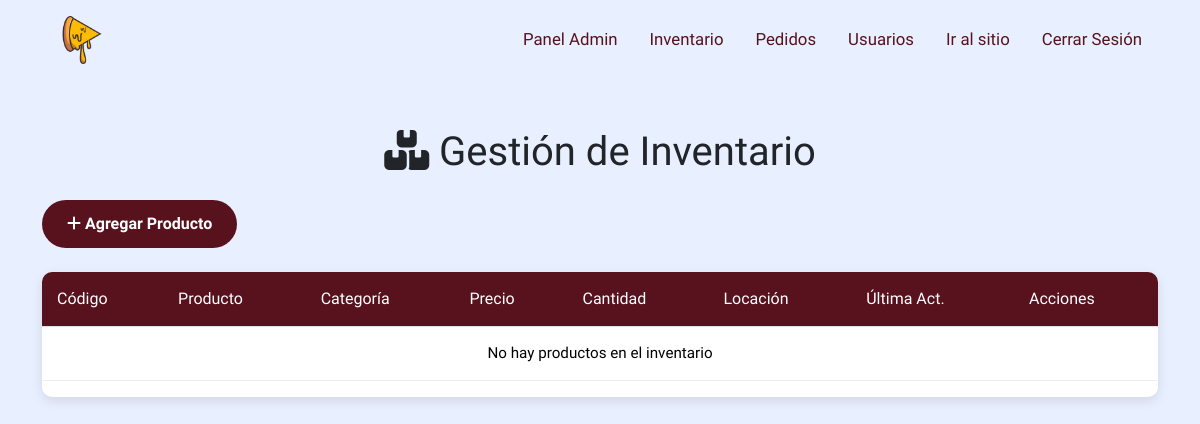
/inventario.php (signed in), run on an earlier commit of the app's database.
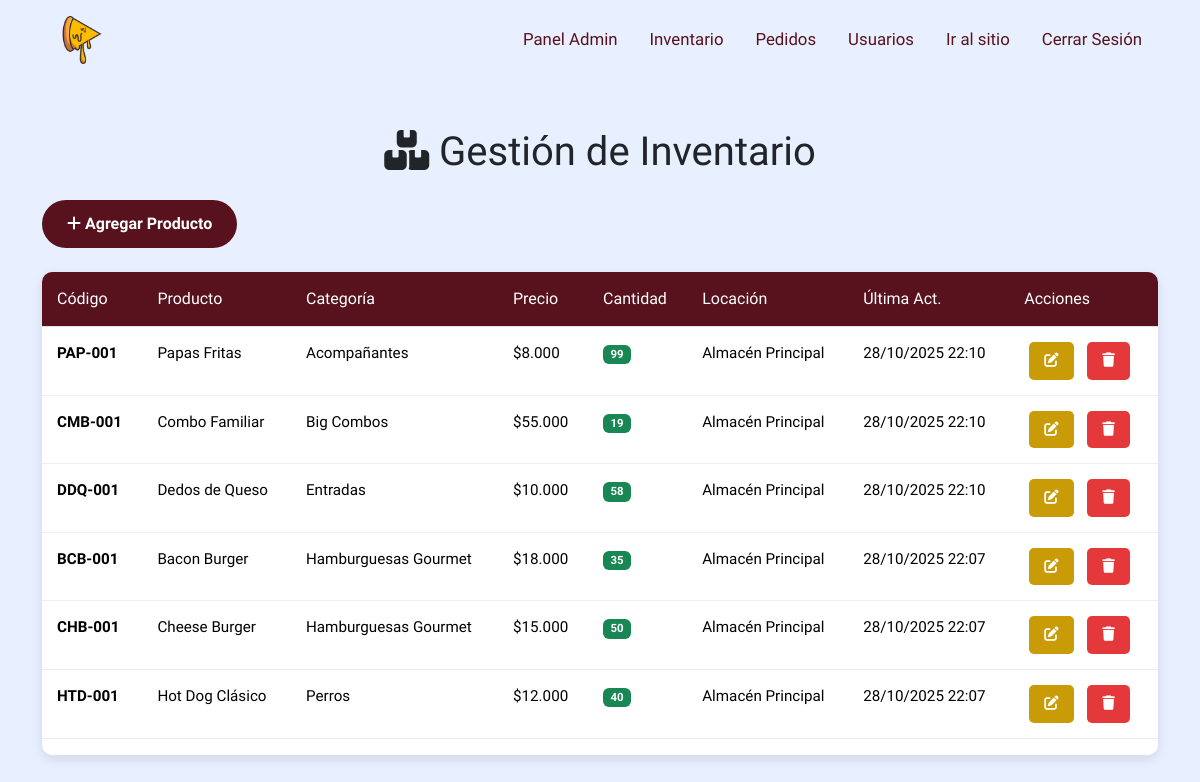
And on a later commit of the database.
### tables this page shows
CREATE TABLE `inventario` (
  `id_inventario` int(11) NOT NULL,
  `id_producto` int(11) NOT NULL,
  `codigo_articulo` varchar(50) NOT NULL,
  `cantidad` int(11) NOT NULL DEFAULT 0,
  `locacion` varchar(100) NOT NULL,
  `fecha_actualizacion` timestamp NOT NULL DEFAULT current_timestamp() ON UPDATE current_timestamp()
);

CREATE TABLE `productos` (
  `id_producto` int(11) NOT NULL,
  `nombre_producto` varchar(200) NOT NULL,
  `descripcion` text DEFAULT NULL,
  `precio` decimal(10,2) NOT NULL,
  `categoria` varchar(100) NOT NULL,
  `imagen` varchar(255) DEFAULT NULL,
  `estado` tinyint(1) DEFAULT 1,
  `fecha_creacion` timestamp NOT NULL DEFAULT current_timestamp()
);

### inventario.php (the view, shortened to what this page needs)
<?php
include('libs.php');
$mysqli = bd_conection();
$sql_inventario = "SELECT i.*, p.nombre_producto, p.precio, p.categoria
                   FROM inventario i
                   INNER JOIN productos p ON i.id_producto = p.id_producto
                   ORDER BY p.categoria, p.nombre_producto";
$result_inventario = $mysqli->query($sql_inventario);
?>
<!DOCTYPE html>
<html lang="es">
<head>
    <link href="https://cdn.jsdelivr.net/npm/bootstrap@5.3.8/dist/css/bootstrap.min.css" rel="stylesheet">
    <link rel="stylesheet" href="assets/css/styles.css">
</head>
<body>
    <header>
        <div class="container">
            <div class="row">
                <div class="col-12">
                    <div class="info-header">
                        <nav class="d-flex justify-content-between align-items-center">
                            <div class="main-logo"></div>
                            <ul class="d-flex align-items-center">
                                <li><a href="main_admin.php" class="px-3">Panel Admin</a></li>
                                <li><a href="inventario.php" class="px-3">Inventario</a></li>
                                <li><a href="pedidos.php" class="px-3">Pedidos</a></li>
                                <li><a href="usuarios.php" class="px-3">Usuarios</a></li>
                                <li><a href="index.php" class="px-3">Ir al sitio</a></li>
                                <li><a href="log_out.php" class="px-3">Cerrar Sesión</a></li>
                            </ul>
                        </nav>
                    </div>
                </div>
            </div>
        </div>
    </header>
    <div class="container my-5">
        <div class="row">
            <div class="col-12">
                <h1 class="text-center mb-4"><i class="fa-solid fa-boxes-stacked"></i> Gestión de Inventario</h1>
                <div class="mb-4">
                    <button class="btn-primary" data-bs-toggle="modal" data-bs-target="#modalAgregar">
                        <i class="fa-solid fa-plus"></i> Agregar Producto
                    </button>
                </div>
                <div class="table-inventory">
                    <table class="table">
                        <thead>
                            <tr>
                                <th>Código</th>
                                <th>Producto</th>
                                <th>Categoría</th>
                                <th>Precio</th>
                                <th>Cantidad</th>
                                <th>Locación</th>
                                <th>Última Act.</th>
                                <th>Acciones</th>
                            </tr>
                        </thead>
                        <tbody>
                            <?php if ($result_inventario && $result_inventario->num_rows > 0): ?>
                                <?php while ($item = $result_inventario->fetch_assoc()): ?>
                                <tr>
                                    <td><strong><?php echo htmlspecialchars($item['codigo_articulo']); ?></strong></td>
                                    <td><?php echo htmlspecialchars($item['nombre_producto']); ?></td>
                                    <td><?php echo htmlspecialchars($item['categoria']); ?></td>
                                    <td>$<?php echo number_format($item['precio'], 0, ',', '.'); ?></td>
                                    <td>
                                        <span class="badge <?php echo $item['cantidad'] < 10 ? 'bg-danger' : 'bg-success'; ?>">
                                            <?php echo $item['cantidad']; ?>
                                        </span>
                                    </td>
                                    <td><?php echo htmlspecialchars($item['locacion']); ?></td>
                                    <td><?php echo date('d/m/Y H:i', strtotime($item['fecha_actualizacion'])); ?></td>
                                    <td>
                                        <button class="btn-action btn-edit" onclick="editarItem(<?php echo htmlspecialchars(json_encode($item)); ?>)">
                                            <i class="fa-solid fa-edit"></i>
                                        </button>
                                        <button class="btn-action btn-delete" onclick="confirmarEliminar(<?php echo $item['id_inventario']; ?>)">
                                            <i class="fa-solid fa-trash"></i>
                                        </button>
                                    </td>
                                </tr>
                                <?php endwhile; ?>
                            <?php else: ?>
                                <tr><td colspan="8" class="text-center">No hay productos en el inventario</td></tr>
                            <?php endif; ?>
                        </tbody>
                    </table>
                </div>
            </div>
        </div>
    </div>
</body>
</html>

### libs.php (shortened to what this page needs)
<!DOCTYPE html>
<html lang="en">
<head>
    <head>
        <link href="https://cdn.jsdelivr.net/npm/bootstrap@5.3.8/dist/css/bootstrap.min.css" rel="stylesheet">
        <link rel="stylesheet" href="assets/css/styles.css">
    </head>
</head>
</html>

### assets/css/styles.css (style rules this page uses)
:root { --main1: #58121e; --main2: #c99b07; --main3: #e8efff; --notification: #ff3d00; --blanco: #ffffff; --red1: #e5383b; --star: #fdc500; --success: #28a745; --shadow: rgba(0, 0, 0, 0.1); }
* { margin: 0; padding: 0; box-sizing: border-box; font-family: "BBH Sans Hegarty", sans-serif; font-weight: 400; font-style: normal; }
body { overflow-x: hidden; background-color: var(--main3); }
ul { list-style: none; margin: 0; padding-left: 0rem; }
a { text-decoration: none; color: inherit; }
.main-logo { display: block; background-image: url(../img/pizza-sin-fondo.png); background-size: cover; background-position: center; background-repeat: no-repeat; width: 80px; height: 80px; }
@media (min-width: 1024px) and (max-width: 1399px) { ul { padding-left: 2rem; } }
.table-inventory { background-color: var(--blanco); border-radius: 10px; overflow: hidden; box-shadow: 0 4px 12px var(--shadow); }
.table-inventory table { width: 100%; border-collapse: collapse; }
.table-inventory th { background-color: var(--main1); color: var(--blanco); padding: 15px; text-align: left; font-weight: 500; font-size: 1rem; }
.table-inventory td { padding: 15px; border-bottom: 1px solid #eee; font-size: 0.95rem; }
.btn-action { padding: 8px 15px; border: none; border-radius: 5px; cursor: pointer; font-size: 0.9rem; margin: 0 5px; transition: all 0.3s ease; }
.btn-edit { background-color: var(--main2); color: var(--blanco); }
.btn-delete { background-color: var(--red1); color: var(--blanco); }
.btn-primary { background-color: var(--main1); color: var(--blanco); padding: 12px 25px; border: none; border-radius: 25px; font-size: 1rem; font-weight: 600; cursor: pointer; transition: all 0.3s ease; }

What changed in the data, as far as the page shows it:
added inventario: codigo_articulo "PAP-001", id_producto.nombre_producto "Papas Fritas", id_producto.categoria "Acompañantes", id_producto.precio "8.000", cantidad "99", locacion "Almacén Principal", fecha_actualizacion "28/10/2025 22:10"
added inventario: codigo_articulo "CMB-001", id_producto.nombre_producto "Combo Familiar", id_producto.categoria "Big Combos", id_producto.precio "55.000", cantidad "19", locacion "Almacén Principal", fecha_actualizacion "28/10/2025 22:10"
added inventario: codigo_articulo "DDQ-001", id_producto.nombre_producto "Dedos de Queso", id_producto.categoria "Entradas", id_producto.precio "10.000", cantidad "58", locacion "Almacén Principal", fecha_actualizacion "28/10/2025 22:10"
added inventario: codigo_articulo "BCB-001", id_producto.nombre_producto "Bacon Burger", id_producto.categoria "Hamburguesas Gourmet", id_producto.precio "18.000", cantidad "35", locacion "Almacén Principal", fecha_actualizacion "28/10/2025 22:07"
added inventario: codigo_articulo "CHB-001", id_producto.nombre_producto "Cheese Burger", id_producto.categoria "Hamburguesas Gourmet", id_producto.precio "15.000", cantidad "50", locacion "Almacén Principal", fecha_actualizacion "28/10/2025 22:07"
added inventario: codigo_articulo "HTD-001", id_producto.nombre_producto "Hot Dog Clásico", id_producto.categoria "Perros", id_producto.precio "12.000", cantidad "40", locacion "Almacén Principal", fecha_actualizacion "28/10/2025 22:07"
Also different on the page:
text no longer shown: "No hay productos en el inventario"
